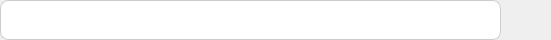
<?xml version="1.0" encoding="UTF-8"?>
<ui version="4.0">
 <class>AdditionalFieldText</class>
 <widget class="QWidget" name="AdditionalFieldText">
  <property name="geometry">
   <rect>
    <x>0</x>
    <y>0</y>
    <width>551</width>
    <height>40</height>
   </rect>
  </property>
  <property name="sizePolicy">
   <sizepolicy hsizetype="Preferred" vsizetype="Fixed">
    <horstretch>0</horstretch>
    <verstretch>0</verstretch>
   </sizepolicy>
  </property>
  <property name="minimumSize">
   <size>
    <width>0</width>
    <height>40</height>
   </size>
  </property>
  <property name="maximumSize">
   <size>
    <width>16777215</width>
    <height>40</height>
   </size>
  </property>
  <property name="windowTitle">
   <string>Form</string>
  </property>
  <property name="styleSheet">
   <string notr="true">QLineEdit {
	color: #1A1A1A;
	background: white;
	font-family: Open Sans;
	font-weight: 400;
	font-size: 16px;
	line-height: 24px;
	letter-spacing: 0%;
	border-radius: 8px;
	border: 1px solid #ccc;
	padding-left: 12px;
	padding-right: 12px;
}

#deleteButton {
	background: transparent;
	border: none;
}</string>
  </property>
  <layout class="QHBoxLayout" name="horizontalLayout">
   <property name="spacing">
    <number>10</number>
   </property>
   <property name="leftMargin">
    <number>0</number>
   </property>
   <property name="topMargin">
    <number>0</number>
   </property>
   <property name="rightMargin">
    <number>0</number>
   </property>
   <property name="bottomMargin">
    <number>0</number>
   </property>
   <item>
    <widget class="QLineEdit" name="lineEdit">
     <property name="minimumSize">
      <size>
       <width>0</width>
       <height>40</height>
      </size>
     </property>
     <property name="maximumSize">
      <size>
       <width>16777215</width>
       <height>40</height>
      </size>
     </property>
    </widget>
   </item>
   <item>
    <widget class="QPushButton" name="deleteButton">
     <property name="minimumSize">
      <size>
       <width>40</width>
       <height>40</height>
      </size>
     </property>
     <property name="maximumSize">
      <size>
       <width>40</width>
       <height>40</height>
      </size>
     </property>
     <property name="text">
      <string/>
     </property>
     <property name="icon">
      <iconset resource="../../../../Resources/Resources.qrc">
       <normaloff>:/images/Project/field_delete.svg</normaloff>:/images/Project/field_delete.svg</iconset>
     </property>
     <property name="iconSize">
      <size>
       <width>40</width>
       <height>40</height>
      </size>
     </property>
    </widget>
   </item>
  </layout>
 </widget>
 <resources>
  <include location="../../../../Resources/Resources.qrc"/>
 </resources>
 <connections/>
</ui>
